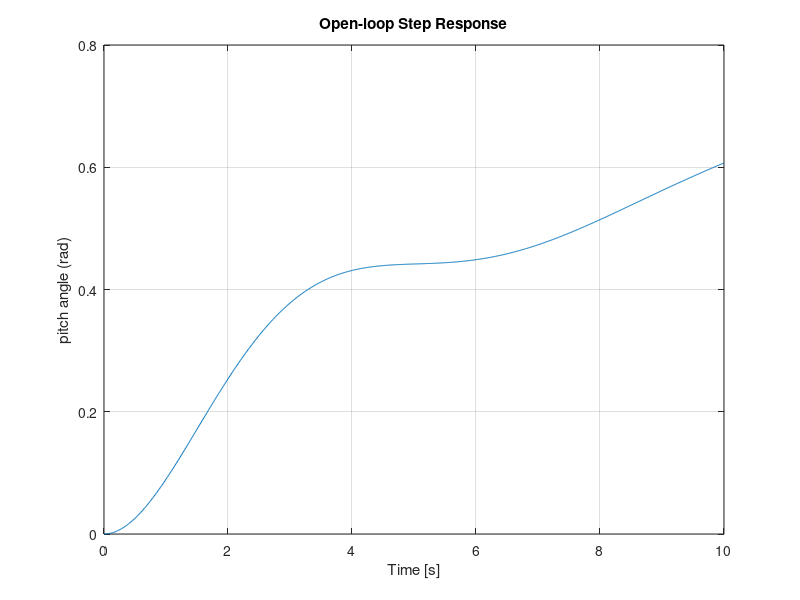

This chart was generated by the following MATLAB code:
% Declaring the open loop Aircraft system
s = tf('s');
P_pitch = (1.151*s+0.1774)/(s^3+0.739*s^2+0.921*s);

% Converting to state space model
num = [0  0  1.151  0.1774];
den = [1  0.739  0.921  0];

[A,B,C,D] = tf2ss(num, den);

% Display the matrices in State-Space model
disp('State Matrix A:');
disp(A);
disp('Input Matrix B:');
disp(B);
disp('Output Matrix C:');
disp(C);
disp('Feedthrough Matrix D:');
disp(D);

% Open Loop Response generation
t = [0:0.01:10];
step(0.2*P_pitch, t); 
axis([0 10 0 0.8]);
ylabel('pitch angle (rad)');
title('Open-loop Step Response');

% To get the poles
poles = pole(P_pitch)

% Obtain the real part of the poles
real_parts = real(poles);

max_real_part = max(real_parts);

% Use a small tolerance for "equal to zero" checks (due to computational precision)
tolerance = 1e-9; 

% 1. Check for UNSTABLE: Any pole in the RHP (Re(p) > 0)
if max_real_part > tolerance
    disp('System Stability: UNSTABLE')
    disp('Reason: At least one pole has a positive real part (Re(p) > 0).')

% 2. Check for MARGINALLY STABLE: No RHP poles AND at least one pole on the jw-axis (Re(p) is zero)
elseif abs(max_real_part) < tolerance && any(abs(real_parts) < tolerance) && any(imag(poles) == 0)

    disp('System Stability: MARGINALLY STABLE')
    disp('Reason: All poles are in the LHP or on the jω-axis, and there is at least one non-repeated pole on the jω-axis')

% 3. Check for STABLE: All poles strictly in the LHP (Max Re(p) < 0)
else
    disp('System Stability: STABLE')
    disp('Reason: All poles have a negative real part (Re(p) < 0).')
end